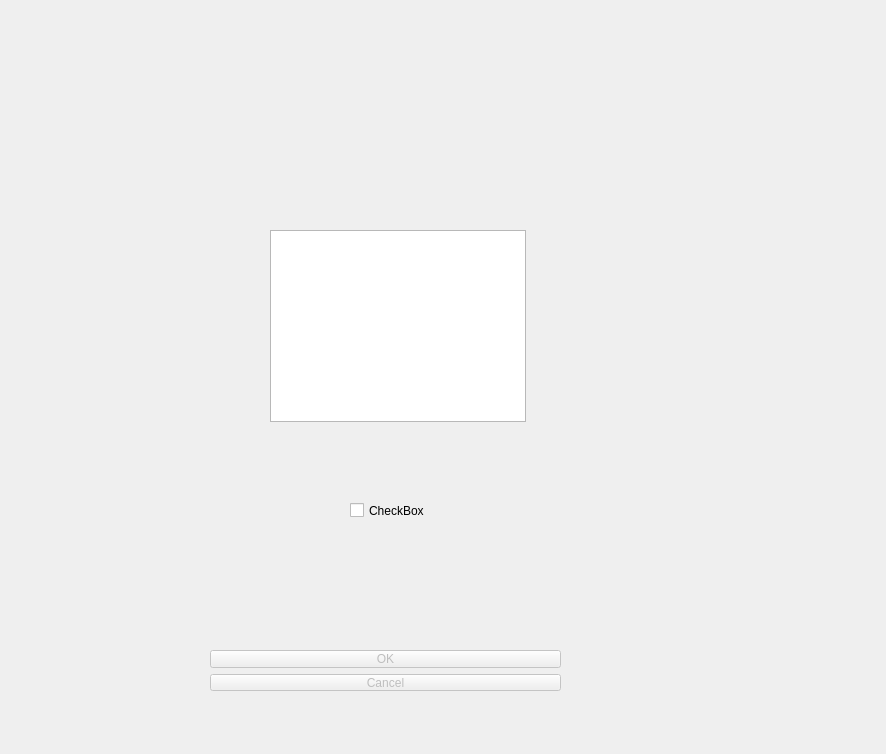
<?xml version="1.0" encoding="UTF-8"?>
<ui version="4.0">
 <class>Dialog</class>
 <widget class="QDialog" name="Dialog">
  <property name="geometry">
   <rect>
    <x>0</x>
    <y>0</y>
    <width>886</width>
    <height>754</height>
   </rect>
  </property>
  <property name="windowTitle">
   <string>Dialog</string>
  </property>
  <widget class="QDialogButtonBox" name="buttonBox">
   <property name="enabled">
    <bool>false</bool>
   </property>
   <property name="geometry">
    <rect>
     <x>210</x>
     <y>650</y>
     <width>351</width>
     <height>41</height>
    </rect>
   </property>
   <property name="acceptDrops">
    <bool>false</bool>
   </property>
   <property name="orientation">
    <enum>Qt::Vertical</enum>
   </property>
   <property name="standardButtons">
    <set>QDialogButtonBox::Cancel|QDialogButtonBox::Ok</set>
   </property>
  </widget>
  <widget class="QTreeView" name="treeView">
   <property name="geometry">
    <rect>
     <x>270</x>
     <y>230</y>
     <width>256</width>
     <height>192</height>
    </rect>
   </property>
  </widget>
  <widget class="QCheckBox" name="checkBox">
   <property name="enabled">
    <bool>true</bool>
   </property>
   <property name="geometry">
    <rect>
     <x>350</x>
     <y>500</y>
     <width>79</width>
     <height>21</height>
    </rect>
   </property>
   <property name="text">
    <string>CheckBox</string>
   </property>
  </widget>
 </widget>
 <resources/>
 <connections>
  <connection>
   <sender>buttonBox</sender>
   <signal>accepted()</signal>
   <receiver>Dialog</receiver>
   <slot>accept()</slot>
   <hints>
    <hint type="sourcelabel">
     <x>210</x>
     <y>690</y>
    </hint>
    <hint type="destinationlabel">
     <x>157</x>
     <y>274</y>
    </hint>
   </hints>
  </connection>
  <connection>
   <sender>buttonBox</sender>
   <signal>rejected()</signal>
   <receiver>Dialog</receiver>
   <slot>reject()</slot>
   <hints>
    <hint type="sourcelabel">
     <x>236</x>
     <y>690</y>
    </hint>
    <hint type="destinationlabel">
     <x>286</x>
     <y>274</y>
    </hint>
   </hints>
  </connection>
  <connection>
   <sender>checkBox</sender>
   <signal>released()</signal>
   <receiver>buttonBox</receiver>
   <slot>hide()</slot>
   <hints>
    <hint type="sourcelabel">
     <x>374</x>
     <y>512</y>
    </hint>
    <hint type="destinationlabel">
     <x>398</x>
     <y>655</y>
    </hint>
   </hints>
  </connection>
  <connection>
   <sender>buttonBox</sender>
   <signal>destroyed()</signal>
   <receiver>treeView</receiver>
   <slot>close()</slot>
   <hints>
    <hint type="sourcelabel">
     <x>453</x>
     <y>668</y>
    </hint>
    <hint type="destinationlabel">
     <x>485</x>
     <y>393</y>
    </hint>
   </hints>
  </connection>
  <connection>
   <sender>checkBox</sender>
   <signal>clicked(bool)</signal>
   <receiver>treeView</receiver>
   <slot>close()</slot>
   <hints>
    <hint type="sourcelabel">
     <x>420</x>
     <y>510</y>
    </hint>
    <hint type="destinationlabel">
     <x>437</x>
     <y>399</y>
    </hint>
   </hints>
  </connection>
 </connections>
</ui>
